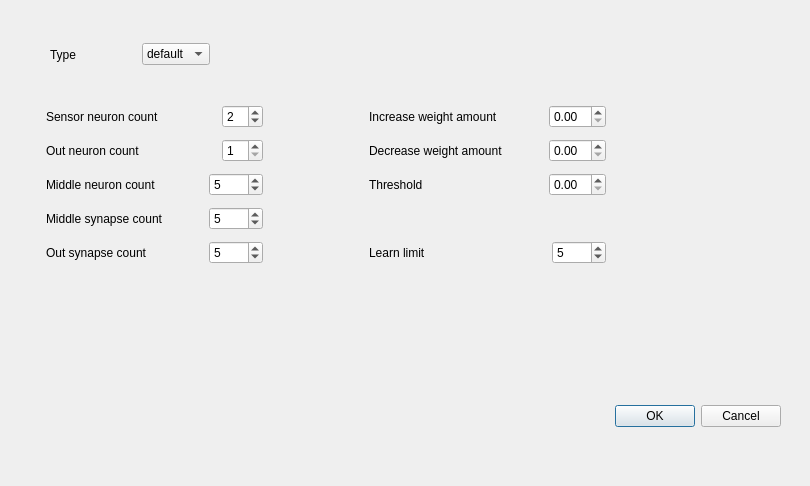
<?xml version="1.0" encoding="UTF-8"?>
<ui version="4.0">
 <class>NetworkSettings</class>
 <widget class="QDialog" name="NetworkSettings">
  <property name="geometry">
   <rect>
    <x>0</x>
    <y>0</y>
    <width>810</width>
    <height>486</height>
   </rect>
  </property>
  <property name="windowTitle">
   <string>Dialog</string>
  </property>
  <widget class="QDialogButtonBox" name="ok_buttonBox">
   <property name="geometry">
    <rect>
     <x>440</x>
     <y>400</y>
     <width>341</width>
     <height>32</height>
    </rect>
   </property>
   <property name="orientation">
    <enum>Qt::Horizontal</enum>
   </property>
   <property name="standardButtons">
    <set>QDialogButtonBox::Cancel|QDialogButtonBox::Ok</set>
   </property>
  </widget>
  <widget class="QStackedWidget" name="stackedWidget">
   <property name="geometry">
    <rect>
     <x>10</x>
     <y>80</y>
     <width>771</width>
     <height>291</height>
    </rect>
   </property>
   <widget class="QWidget" name="page">
    <widget class="QWidget" name="layoutWidget">
     <property name="geometry">
      <rect>
       <x>36</x>
       <y>20</y>
       <width>560</width>
       <height>171</height>
      </rect>
     </property>
     <layout class="QGridLayout" name="gridLayout">
      <item row="0" column="0">
       <layout class="QHBoxLayout" name="horizontalLayout_2">
        <item>
         <widget class="QLabel" name="label_2">
          <property name="text">
           <string>Sensor neuron count</string>
          </property>
         </widget>
        </item>
        <item>
         <spacer name="horizontalSpacer_2">
          <property name="orientation">
           <enum>Qt::Horizontal</enum>
          </property>
          <property name="sizeHint" stdset="0">
           <size>
            <width>40</width>
            <height>20</height>
           </size>
          </property>
         </spacer>
        </item>
        <item>
         <widget class="QSpinBox" name="sensorNeuronCount_spinBox">
          <property name="minimum">
           <number>1</number>
          </property>
          <property name="value">
           <number>2</number>
          </property>
         </widget>
        </item>
       </layout>
      </item>
      <item row="0" column="1">
       <spacer name="horizontalSpacer_11">
        <property name="orientation">
         <enum>Qt::Horizontal</enum>
        </property>
        <property name="sizeHint" stdset="0">
         <size>
          <width>40</width>
          <height>20</height>
         </size>
        </property>
       </spacer>
      </item>
      <item row="0" column="2">
       <layout class="QHBoxLayout" name="horizontalLayout_7">
        <item>
         <widget class="QLabel" name="label_7">
          <property name="text">
           <string>Increase weight amount</string>
          </property>
         </widget>
        </item>
        <item>
         <spacer name="horizontalSpacer_7">
          <property name="orientation">
           <enum>Qt::Horizontal</enum>
          </property>
          <property name="sizeHint" stdset="0">
           <size>
            <width>40</width>
            <height>20</height>
           </size>
          </property>
         </spacer>
        </item>
        <item>
         <widget class="QDoubleSpinBox" name="increaseWeightAmount_doubleSpinBox"/>
        </item>
       </layout>
      </item>
      <item row="1" column="0">
       <layout class="QHBoxLayout" name="horizontalLayout_3">
        <item>
         <widget class="QLabel" name="label_3">
          <property name="text">
           <string>Out neuron count</string>
          </property>
         </widget>
        </item>
        <item>
         <spacer name="horizontalSpacer_3">
          <property name="orientation">
           <enum>Qt::Horizontal</enum>
          </property>
          <property name="sizeHint" stdset="0">
           <size>
            <width>40</width>
            <height>20</height>
           </size>
          </property>
         </spacer>
        </item>
        <item>
         <widget class="QSpinBox" name="outNeuronCount_spinBox">
          <property name="minimum">
           <number>1</number>
          </property>
         </widget>
        </item>
       </layout>
      </item>
      <item row="1" column="1">
       <spacer name="horizontalSpacer_12">
        <property name="orientation">
         <enum>Qt::Horizontal</enum>
        </property>
        <property name="sizeHint" stdset="0">
         <size>
          <width>40</width>
          <height>20</height>
         </size>
        </property>
       </spacer>
      </item>
      <item row="1" column="2">
       <layout class="QHBoxLayout" name="horizontalLayout_8">
        <item>
         <widget class="QLabel" name="label_8">
          <property name="text">
           <string>Decrease weight amount</string>
          </property>
         </widget>
        </item>
        <item>
         <spacer name="horizontalSpacer_8">
          <property name="orientation">
           <enum>Qt::Horizontal</enum>
          </property>
          <property name="sizeHint" stdset="0">
           <size>
            <width>40</width>
            <height>20</height>
           </size>
          </property>
         </spacer>
        </item>
        <item>
         <widget class="QDoubleSpinBox" name="decreaseWeightAmount_doubleSpinBox"/>
        </item>
       </layout>
      </item>
      <item row="2" column="0">
       <layout class="QHBoxLayout" name="horizontalLayout_4">
        <item>
         <widget class="QLabel" name="label_4">
          <property name="text">
           <string>Middle neuron count</string>
          </property>
         </widget>
        </item>
        <item>
         <spacer name="horizontalSpacer_4">
          <property name="orientation">
           <enum>Qt::Horizontal</enum>
          </property>
          <property name="sizeHint" stdset="0">
           <size>
            <width>40</width>
            <height>20</height>
           </size>
          </property>
         </spacer>
        </item>
        <item>
         <widget class="QSpinBox" name="middleNeuronCount_spinBox">
          <property name="minimum">
           <number>1</number>
          </property>
          <property name="maximum">
           <number>1000</number>
          </property>
          <property name="value">
           <number>5</number>
          </property>
         </widget>
        </item>
       </layout>
      </item>
      <item row="2" column="1">
       <spacer name="horizontalSpacer_13">
        <property name="orientation">
         <enum>Qt::Horizontal</enum>
        </property>
        <property name="sizeHint" stdset="0">
         <size>
          <width>40</width>
          <height>20</height>
         </size>
        </property>
       </spacer>
      </item>
      <item row="2" column="2">
       <layout class="QHBoxLayout" name="horizontalLayout_10">
        <item>
         <widget class="QLabel" name="label_10">
          <property name="text">
           <string>Threshold</string>
          </property>
         </widget>
        </item>
        <item>
         <spacer name="horizontalSpacer_10">
          <property name="orientation">
           <enum>Qt::Horizontal</enum>
          </property>
          <property name="sizeHint" stdset="0">
           <size>
            <width>40</width>
            <height>20</height>
           </size>
          </property>
         </spacer>
        </item>
        <item>
         <widget class="QDoubleSpinBox" name="threshold_doubleSpinBox"/>
        </item>
       </layout>
      </item>
      <item row="3" column="0">
       <layout class="QHBoxLayout" name="horizontalLayout_5">
        <item>
         <widget class="QLabel" name="label_5">
          <property name="text">
           <string>Middle synapse count</string>
          </property>
         </widget>
        </item>
        <item>
         <spacer name="horizontalSpacer_5">
          <property name="orientation">
           <enum>Qt::Horizontal</enum>
          </property>
          <property name="sizeHint" stdset="0">
           <size>
            <width>40</width>
            <height>20</height>
           </size>
          </property>
         </spacer>
        </item>
        <item>
         <widget class="QSpinBox" name="middleSynapseCount_spinBox">
          <property name="minimum">
           <number>1</number>
          </property>
          <property name="maximum">
           <number>1000</number>
          </property>
          <property name="value">
           <number>5</number>
          </property>
         </widget>
        </item>
       </layout>
      </item>
      <item row="3" column="1">
       <spacer name="horizontalSpacer_14">
        <property name="orientation">
         <enum>Qt::Horizontal</enum>
        </property>
        <property name="sizeHint" stdset="0">
         <size>
          <width>40</width>
          <height>20</height>
         </size>
        </property>
       </spacer>
      </item>
      <item row="4" column="0">
       <layout class="QHBoxLayout" name="horizontalLayout_6">
        <item>
         <widget class="QLabel" name="label_6">
          <property name="text">
           <string>Out synapse count</string>
          </property>
         </widget>
        </item>
        <item>
         <spacer name="horizontalSpacer_6">
          <property name="orientation">
           <enum>Qt::Horizontal</enum>
          </property>
          <property name="sizeHint" stdset="0">
           <size>
            <width>40</width>
            <height>20</height>
           </size>
          </property>
         </spacer>
        </item>
        <item>
         <widget class="QSpinBox" name="outSynapseCount_spinBox">
          <property name="minimum">
           <number>1</number>
          </property>
          <property name="maximum">
           <number>1000</number>
          </property>
          <property name="value">
           <number>5</number>
          </property>
         </widget>
        </item>
       </layout>
      </item>
      <item row="4" column="1">
       <spacer name="horizontalSpacer_15">
        <property name="orientation">
         <enum>Qt::Horizontal</enum>
        </property>
        <property name="sizeHint" stdset="0">
         <size>
          <width>40</width>
          <height>20</height>
         </size>
        </property>
       </spacer>
      </item>
      <item row="4" column="2">
       <layout class="QHBoxLayout" name="horizontalLayout_9">
        <item>
         <widget class="QLabel" name="label_9">
          <property name="text">
           <string>Learn limit</string>
          </property>
         </widget>
        </item>
        <item>
         <spacer name="horizontalSpacer_9">
          <property name="orientation">
           <enum>Qt::Horizontal</enum>
          </property>
          <property name="sizeHint" stdset="0">
           <size>
            <width>40</width>
            <height>20</height>
           </size>
          </property>
         </spacer>
        </item>
        <item>
         <widget class="QSpinBox" name="learnLimit_spinBox">
          <property name="minimum">
           <number>1</number>
          </property>
          <property name="maximum">
           <number>1000</number>
          </property>
          <property name="value">
           <number>5</number>
          </property>
         </widget>
        </item>
       </layout>
      </item>
     </layout>
    </widget>
   </widget>
   <widget class="QWidget" name="page_2"/>
  </widget>
  <widget class="QWidget" name="layoutWidget_2">
   <property name="geometry">
    <rect>
     <x>50</x>
     <y>40</y>
     <width>160</width>
     <height>29</height>
    </rect>
   </property>
   <layout class="QHBoxLayout" name="horizontalLayout">
    <item>
     <widget class="QLabel" name="label">
      <property name="text">
       <string>Type</string>
      </property>
     </widget>
    </item>
    <item>
     <spacer name="horizontalSpacer">
      <property name="orientation">
       <enum>Qt::Horizontal</enum>
      </property>
      <property name="sizeHint" stdset="0">
       <size>
        <width>40</width>
        <height>20</height>
       </size>
      </property>
     </spacer>
    </item>
    <item>
     <widget class="QComboBox" name="type_comboBox">
      <item>
       <property name="text">
        <string>default</string>
       </property>
      </item>
     </widget>
    </item>
   </layout>
  </widget>
 </widget>
 <resources/>
 <connections>
  <connection>
   <sender>ok_buttonBox</sender>
   <signal>accepted()</signal>
   <receiver>NetworkSettings</receiver>
   <slot>accept()</slot>
   <hints>
    <hint type="sourcelabel">
     <x>610</x>
     <y>415</y>
    </hint>
    <hint type="destinationlabel">
     <x>404</x>
     <y>242</y>
    </hint>
   </hints>
  </connection>
  <connection>
   <sender>ok_buttonBox</sender>
   <signal>rejected()</signal>
   <receiver>NetworkSettings</receiver>
   <slot>reject()</slot>
   <hints>
    <hint type="sourcelabel">
     <x>610</x>
     <y>415</y>
    </hint>
    <hint type="destinationlabel">
     <x>404</x>
     <y>242</y>
    </hint>
   </hints>
  </connection>
 </connections>
</ui>
